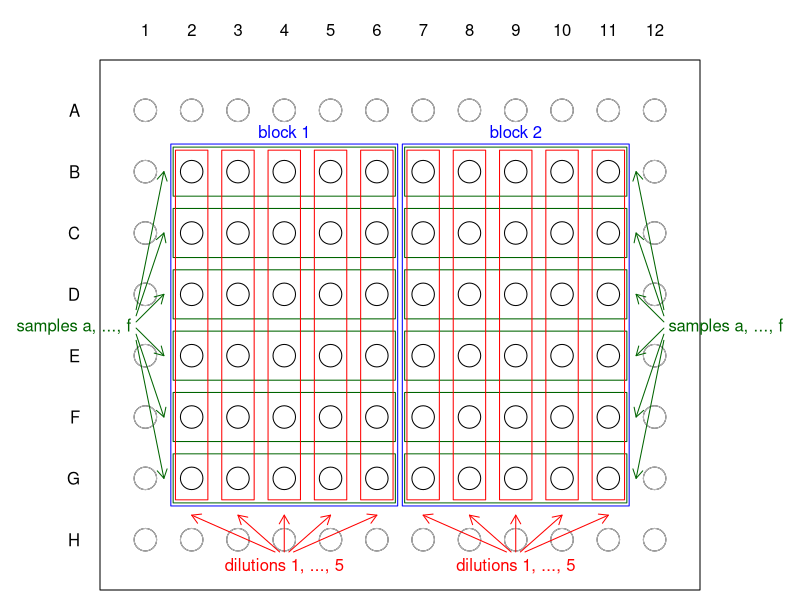

Recreate this plot in R.
library(nlme)

# create a data frame from the grouped data object, omitting the ordering of blocks
assay.df <- data.frame(Assay)
assay.df$Block <- factor(as.numeric(levels(assay.df$Block))[assay.df$Block], ordered = FALSE)

if (FALSE) {
postscript(file = "U:/vock/lehre/mixed_models/tex/assay.eps", onefile=TRUE,
  paper="special", width=7, height=5, family="Times", horizontal=FALSE)
par(oma=c(0,0,0,0), mar=c(3,3,0.2,0.2), mgp=c(1.8, 0.7, 0), cex=1.2)
plot(as.numeric(assay.df$dilut), assay.df$logDens, type='n', xlab='dilut', ylab='logDens')
for (b in levels(assay.df$Block)) {
  for (s in levels(assay.df$sample)) {
    with(assay.df[assay.df$sample==s & assay.df$Block==b,], 
      points(as.numeric(dilut), logDens, type='b', pch=as.character(sample), lty=as.numeric(b), cex=0.8)
    )
  }
}
legend('bottomright', lty=as.numeric(levels(assay.df$Block)), paste('Block', levels(assay.df$Block)))
dev.off()
} # end if (FALSE)



# illustration: plate, wells, blocks, rows, columns

# plate with 96 wells
par(mar=c(0.5, 5, 3, 5))
plot(0, 0, type='n', xlab='', ylab='', axes=FALSE, xlim=c(0.5, 12.5), ylim=c(0.5, 8.5))
axis(3, at=1:12, tick=FALSE)
axis(2, at=1:8, rev(LETTERS[1:8]), tick=FALSE, las=2)
points(rep(1:12, each=8), rep(1:8, 12), cex=3)
box()

# unused wells
points(rep(1:12, c(8, rep(2, 10), 8)), c(1:8, rep(c(1, 8), 10), 1:8), cex=3, col='grey')

# blocks
for (i in 1:2) {
  rect(1.55 + (i-1)*5, 1.55, 6.45 + (i-1)*5, 7.45, border='blue')
  text(4 + (i-1)*5, 7.55, paste('block', i), col='blue', adj=c(0.5, 0))
}

# rows / samples
for (i in 1:2) {
  for (j in 1:6) {
    rect(1.6 + (i-1)*5, 0.6 + j, 6.4 + (i-1)*5, 1.4 + j, border='darkgreen')
  }
}
for (i in 1:2) {
  text(0.7 + (i-1)*11.6, 4.5, 'samples a, ..., f', xpd=TRUE, col='darkgreen', adj=c(2-i, 0.5))
  arrows(0.8 + (i-1)*11.4, seq(4.25, 4.75, 0.1), 1.4 + (i-1)*10.2, seq(2, 7, 1), length=0.1, col='darkgreen')
}

# columns / dilutions
for (i in 1:2) {
  for (k in 1:5) {
    rect(1.65 + (i-1)*5 + k-1, 1.65, 2.35 + (i-1)*5 + k-1, 7.35, border='red')
  }
}
for (i in 1:2) {
  text(4 + (i-1)*5, 0.7, 'dilutions 1, ..., 5', xpd=TRUE, col='red', adj=c(0.5, 1))
  arrows(seq(3.8, 4.2, 0.1) + (i-1)*5, 0.8, seq(2, 6, 1) + (i-1)*5, 1.4, length=0.1, col='red')
}




# model fitting

assay.lme.1 <- lme(logDens ~ sample * dilut, 
  random = list(Block = pdBlocked(list(pdIdent(~ 1), pdIdent(~ sample - 1), pdIdent(~ dilut - 1)))),
  data=assay.df)

anova(assay.lme.1)


# can't specify this directly in lme...:
assay.lme.1a <- lme(logDens ~ sample * dilut, 
  random = list(Block = ~ 1, sample = ~ 1, dilut = ~ 1),
  data=assay.df)



# simplify the fixed part

assay.lme.2 <- lme(logDens ~ sample + dilut, 
  random = list(Block = pdBlocked(list(pdIdent(~ 1), pdIdent(~ sample - 1), pdIdent(~ dilut - 1)))),
  data=assay.df)
assay.lme.3 <- lme(logDens ~ sample + as.numeric(dilut) + I(dilut==5) + as.factor(pmax(pmin(as.numeric(dilut), 4), 2)), 
  random = list(Block = pdBlocked(list(pdIdent(~ 1), pdIdent(~ sample - 1), pdIdent(~ dilut - 1)))),
  data=assay.df)
assay.lme.4 <- lme(logDens ~ sample + as.numeric(dilut) + I(dilut==5), 
  random = list(Block = pdBlocked(list(pdIdent(~ 1), pdIdent(~ sample - 1), pdIdent(~ dilut - 1)))),
  data=assay.df)

assay.lme.5 <- lme(logDens ~ sample + as.numeric(dilut) + I(dilut==5), 
  random = list(Block = pdBlocked(list(pdIdent(~ 1), pdIdent(~ sample - 1), pdCompSymm(~ dilut - 1)))),
  data=assay.df)




assay.lme.1.ml <- lme(logDens ~ sample * dilut, 
  random = list(Block = pdBlocked(list(pdIdent(~ 1), pdIdent(~ sample - 1), pdIdent(~ dilut - 1)))),
  method='ML', data=assay.df)
assay.lme.2.ml <- lme(logDens ~ sample + dilut, 
  random = list(Block = pdBlocked(list(pdIdent(~ 1), pdIdent(~ sample - 1), pdIdent(~ dilut - 1)))),
  method='ML', data=assay.df)
anova(assay.lme.1.ml, assay.lme.2.ml)
# gives a much lower p value than the conditional F test


# Sheet 3, exercise 1

# (b)
# models that are equivalent to assay.lme.1, but have only 11 instead 
# of 12 random effect components

assay.lme.1a <- lme(logDens ~ sample * dilut, 
  random = list(Block = pdBlocked(list(pdCompSymm(~ sample - 1), 
                                       pdIdent(~ dilut - 1)))),
  data=assay.df)

assay.lme.1b <- lme(logDens ~ sample * dilut, 
  random = list(Block = pdBlocked(list(pdIdent(~ sample - 1), 
                                       pdCompSymm(~ dilut - 1)))),
  data=assay.df)

anova(assay.lme.1, assay.lme.1a, assay.lme.1b)

signif(getVarCov(assay.lme.1), 3)
signif(getVarCov(assay.lme.1a), 3)
signif(getVarCov(assay.lme.1b), 3)



# (c)
# same as assay.lme.1, but with an arbitrary diagonal Psi

assay.lme.6 <- lme(logDens ~ sample * dilut, 
  random = list(Block = pdBlocked(list(pdIdent(~ 1), pdDiag(~ sample - 1), 
                                       pdDiag(~ dilut - 1)))),
  data=assay.df)

assay.lme.6
# StdDev of certain random effects is estimated as almost 0

ranef(assay.lme.6)
# some predicted random effects are numerically 0

anova(assay.lme.1, assay.lme.6)
# doesn't fit significantly better than assay.lme.1



detach('package:nlme')




########
# lme4 #
########

library(lme4)

assay.lmer.1 <- lmer(logDens ~ sample * dilut + (1 | Block) + (1 | Block:sample) + (1 | Block:dilut), 
  data=assay.df)
anova(assay.lmer.1)

detach('package:lme4')
